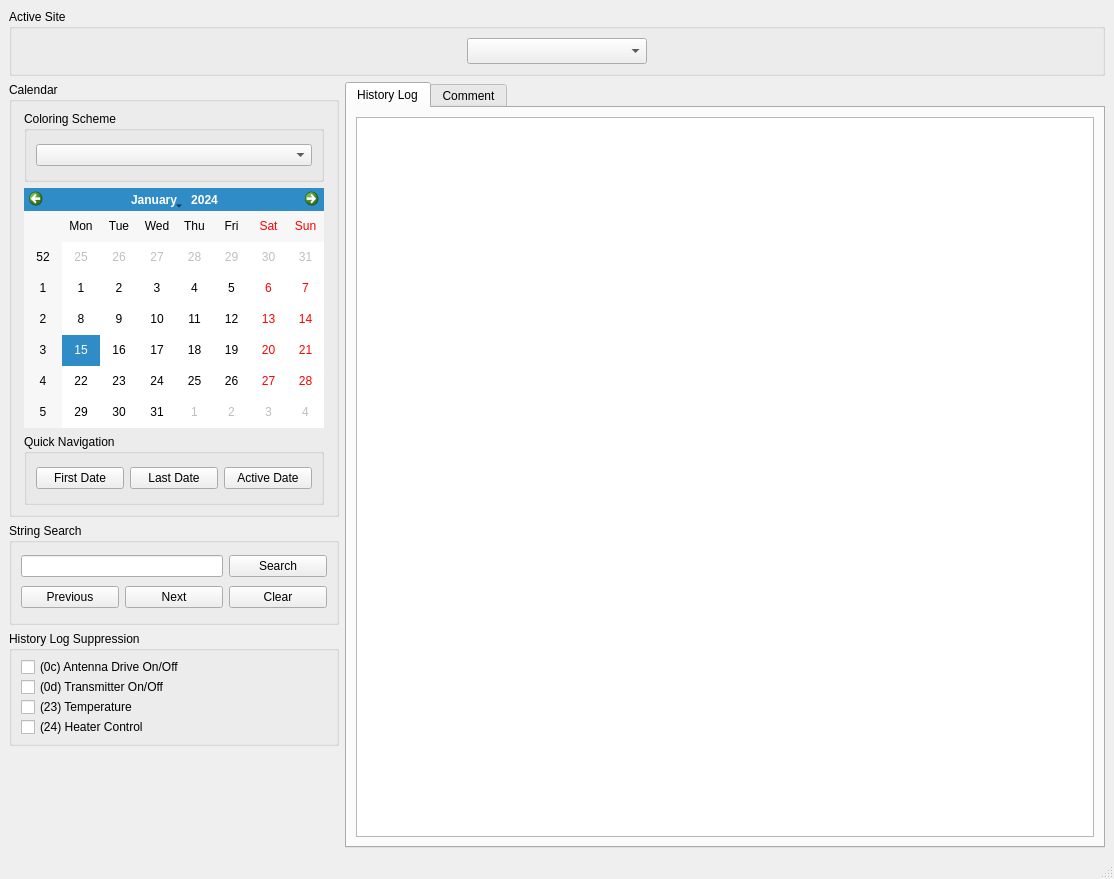
<?xml version="1.0" encoding="UTF-8"?>
<ui version="4.0">
 <class>MainWindow</class>
 <widget class="QMainWindow" name="MainWindow">
  <property name="geometry">
   <rect>
    <x>0</x>
    <y>0</y>
    <width>1114</width>
    <height>879</height>
   </rect>
  </property>
  <property name="windowTitle">
   <string>GCA Analysis Tool</string>
  </property>
  <widget class="QWidget" name="centralwidget">
   <layout class="QGridLayout" name="gridLayout_8">
    <item row="1" column="0">
     <widget class="QGroupBox" name="groupBox_3">
      <property name="minimumSize">
       <size>
        <width>330</width>
        <height>435</height>
       </size>
      </property>
      <property name="maximumSize">
       <size>
        <width>330</width>
        <height>435</height>
       </size>
      </property>
      <property name="title">
       <string>Calendar</string>
      </property>
      <layout class="QGridLayout" name="gridLayout_7">
       <item row="0" column="0">
        <widget class="QGroupBox" name="groupBox_5">
         <property name="title">
          <string>Coloring Scheme</string>
         </property>
         <layout class="QGridLayout" name="gridLayout_4">
          <item row="0" column="0">
           <widget class="QComboBox" name="comboBox_Coloring">
            <property name="toolTip">
             <string/>
            </property>
            <property name="statusTip">
             <string>Choose different coloring rules for the calendar</string>
            </property>
           </widget>
          </item>
         </layout>
        </widget>
       </item>
       <item row="1" column="0">
        <widget class="QCalendarWidget" name="calendarWidget">
         <property name="minimumSize">
          <size>
           <width>300</width>
           <height>240</height>
          </size>
         </property>
         <property name="maximumSize">
          <size>
           <width>300</width>
           <height>240</height>
          </size>
         </property>
        </widget>
       </item>
       <item row="2" column="0">
        <widget class="QGroupBox" name="groupBox_6">
         <property name="title">
          <string>Quick Navigation</string>
         </property>
         <layout class="QGridLayout" name="gridLayout_6">
          <item row="0" column="0">
           <widget class="QPushButton" name="pushButton_FirstEntry">
            <property name="toolTip">
             <string/>
            </property>
            <property name="statusTip">
             <string>Focus calendar on the  first recorded date in the history log (excluding ignored dates)</string>
            </property>
            <property name="text">
             <string>First Date</string>
            </property>
           </widget>
          </item>
          <item row="0" column="2">
           <widget class="QPushButton" name="pushButton_Today">
            <property name="toolTip">
             <string/>
            </property>
            <property name="statusTip">
             <string>Focus calendar on the active date</string>
            </property>
            <property name="text">
             <string>Active Date</string>
            </property>
           </widget>
          </item>
          <item row="0" column="1">
           <widget class="QPushButton" name="pushButton_LastEntry">
            <property name="toolTip">
             <string/>
            </property>
            <property name="statusTip">
             <string>Focus calendar on the last recorded date in the history log (excluding ignored dates)</string>
            </property>
            <property name="text">
             <string>Last Date</string>
            </property>
           </widget>
          </item>
         </layout>
        </widget>
       </item>
      </layout>
     </widget>
    </item>
    <item row="2" column="0">
     <widget class="QGroupBox" name="groupBox_2">
      <property name="minimumSize">
       <size>
        <width>330</width>
        <height>102</height>
       </size>
      </property>
      <property name="maximumSize">
       <size>
        <width>330</width>
        <height>102</height>
       </size>
      </property>
      <property name="title">
       <string>String Search</string>
      </property>
      <layout class="QGridLayout" name="gridLayout_2">
       <item row="0" column="2">
        <widget class="QPushButton" name="pushButton_CommitStringSearch">
         <property name="toolTip">
          <string/>
         </property>
         <property name="statusTip">
          <string>Commit search</string>
         </property>
         <property name="text">
          <string>Search</string>
         </property>
        </widget>
       </item>
       <item row="2" column="0">
        <widget class="QPushButton" name="pushButton_PreviousSearch">
         <property name="enabled">
          <bool>true</bool>
         </property>
         <property name="toolTip">
          <string/>
         </property>
         <property name="statusTip">
          <string>Focus calendar on the previous date in which history log contains search string</string>
         </property>
         <property name="text">
          <string>Previous</string>
         </property>
        </widget>
       </item>
       <item row="2" column="1">
        <widget class="QPushButton" name="pushButton_NextSearch">
         <property name="toolTip">
          <string/>
         </property>
         <property name="statusTip">
          <string>Focus calendar on the next date in which history log contains search string</string>
         </property>
         <property name="text">
          <string>Next</string>
         </property>
        </widget>
       </item>
       <item row="2" column="2">
        <widget class="QPushButton" name="pushButton_ResetStringSearch">
         <property name="toolTip">
          <string/>
         </property>
         <property name="statusTip">
          <string>Clear search string</string>
         </property>
         <property name="text">
          <string>Clear</string>
         </property>
        </widget>
       </item>
       <item row="0" column="0" colspan="2">
        <widget class="QLineEdit" name="lineEdit_StringSearch">
         <property name="toolTip">
          <string/>
         </property>
         <property name="statusTip">
          <string>Enter search string</string>
         </property>
        </widget>
       </item>
      </layout>
     </widget>
    </item>
    <item row="0" column="0" colspan="2">
     <widget class="QGroupBox" name="groupBox_4">
      <property name="title">
       <string>Active Site</string>
      </property>
      <layout class="QGridLayout" name="gridLayout_5">
       <item row="0" column="0">
        <widget class="QComboBox" name="comboBox_ActiveSite">
         <property name="minimumSize">
          <size>
           <width>180</width>
           <height>26</height>
          </size>
         </property>
         <property name="maximumSize">
          <size>
           <width>180</width>
           <height>26</height>
          </size>
         </property>
         <property name="toolTip">
          <string/>
         </property>
         <property name="statusTip">
          <string>Choose active site</string>
         </property>
        </widget>
       </item>
      </layout>
     </widget>
    </item>
    <item row="3" column="0">
     <widget class="QGroupBox" name="groupBox">
      <property name="minimumSize">
       <size>
        <width>330</width>
        <height>115</height>
       </size>
      </property>
      <property name="maximumSize">
       <size>
        <width>330</width>
        <height>115</height>
       </size>
      </property>
      <property name="title">
       <string>History Log Suppression</string>
      </property>
      <layout class="QGridLayout" name="gridLayout_3">
       <item row="1" column="0">
        <widget class="QCheckBox" name="checkBox_Transmitter">
         <property name="text">
          <string>(0d) Transmitter On/Off</string>
         </property>
        </widget>
       </item>
       <item row="0" column="0">
        <widget class="QCheckBox" name="checkBox_AntennaDrive">
         <property name="text">
          <string>(0c) Antenna Drive On/Off</string>
         </property>
        </widget>
       </item>
       <item row="3" column="0">
        <widget class="QCheckBox" name="checkBox_HeaterControl">
         <property name="text">
          <string>(24) Heater Control</string>
         </property>
        </widget>
       </item>
       <item row="2" column="0">
        <widget class="QCheckBox" name="checkBox_Temperature">
         <property name="text">
          <string>(23) Temperature</string>
         </property>
        </widget>
       </item>
      </layout>
     </widget>
    </item>
    <item row="4" column="0">
     <spacer name="verticalSpacer">
      <property name="orientation">
       <enum>Qt::Vertical</enum>
      </property>
      <property name="sizeHint" stdset="0">
       <size>
        <width>17</width>
        <height>139</height>
       </size>
      </property>
     </spacer>
    </item>
    <item row="1" column="1" rowspan="4">
     <widget class="QTabWidget" name="tabWidget_TextFields">
      <property name="currentIndex">
       <number>0</number>
      </property>
      <widget class="QWidget" name="tab">
       <attribute name="title">
        <string>History Log</string>
       </attribute>
       <layout class="QGridLayout" name="gridLayout">
        <item row="0" column="0">
         <widget class="QTextBrowser" name="textBrowser_HistoryLog"/>
        </item>
       </layout>
      </widget>
      <widget class="QWidget" name="tab_2">
       <attribute name="title">
        <string>Comment</string>
       </attribute>
       <layout class="QGridLayout" name="gridLayout_10">
        <item row="0" column="0">
         <widget class="QPlainTextEdit" name="plainTextEdit_Comment"/>
        </item>
        <item row="1" column="0">
         <widget class="QGroupBox" name="groupBox_7">
          <property name="title">
           <string>Comment</string>
          </property>
          <layout class="QGridLayout" name="gridLayout_9">
           <item row="0" column="0">
            <widget class="QPushButton" name="pushButton_DeleteComment">
             <property name="statusTip">
              <string>Delete this comment from database</string>
             </property>
             <property name="text">
              <string>Delete</string>
             </property>
            </widget>
           </item>
           <item row="0" column="1">
            <spacer name="horizontalSpacer">
             <property name="orientation">
              <enum>Qt::Horizontal</enum>
             </property>
             <property name="sizeHint" stdset="0">
              <size>
               <width>18</width>
               <height>20</height>
              </size>
             </property>
            </spacer>
           </item>
           <item row="0" column="2">
            <widget class="QPushButton" name="pushButton_PreviousComment">
             <property name="statusTip">
              <string>Jump to previous comment</string>
             </property>
             <property name="text">
              <string>Previous</string>
             </property>
            </widget>
           </item>
           <item row="0" column="3">
            <widget class="QPushButton" name="pushButton_NextComment">
             <property name="statusTip">
              <string>Jump to next comment</string>
             </property>
             <property name="text">
              <string>Next</string>
             </property>
            </widget>
           </item>
           <item row="0" column="4">
            <spacer name="horizontalSpacer_2">
             <property name="orientation">
              <enum>Qt::Horizontal</enum>
             </property>
             <property name="sizeHint" stdset="0">
              <size>
               <width>65</width>
               <height>20</height>
              </size>
             </property>
            </spacer>
           </item>
           <item row="0" column="5">
            <widget class="QPushButton" name="pushButton_SaveComment">
             <property name="statusTip">
              <string>Save this comment to database</string>
             </property>
             <property name="text">
              <string>Save</string>
             </property>
            </widget>
           </item>
          </layout>
         </widget>
        </item>
       </layout>
      </widget>
     </widget>
    </item>
   </layout>
  </widget>
  <widget class="QMenuBar" name="menubar">
   <property name="geometry">
    <rect>
     <x>0</x>
     <y>0</y>
     <width>1114</width>
     <height>26</height>
    </rect>
   </property>
  </widget>
  <widget class="QStatusBar" name="statusbar"/>
 </widget>
 <resources/>
 <connections/>
</ui>
